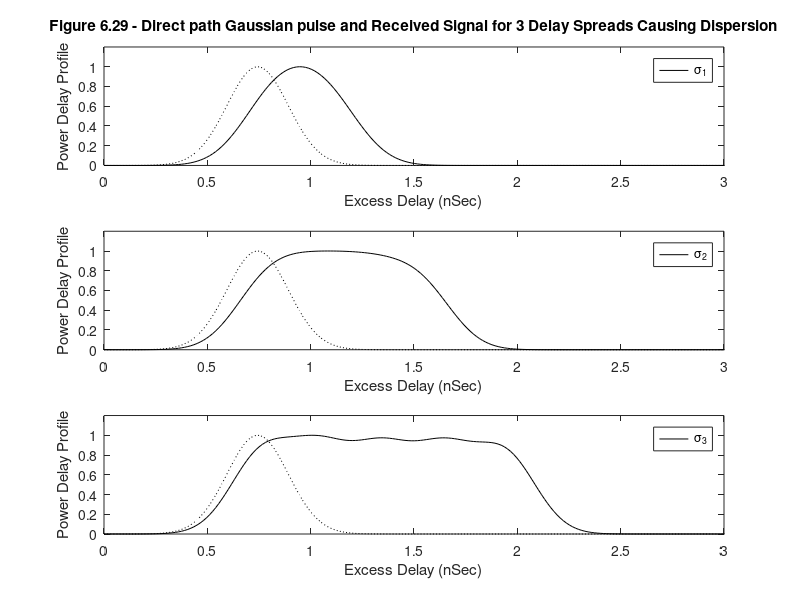

The MATLAB source for this figure:
%%%%%%%%%%%%%%%%%%%%%%%%%%%%%%%%%%%%%%%%%%%%%%%%%%%%%%%%%%%%%
%%                                                         %%
%% ******************************************************  %%
%% * Smart Antennas for Wireless Applications w/ Matlab *  %%
%% ******************************************************  %%
%%                                                         %%
%% Chapter 6: Fig 6.29                                     %%
%%                                                         %%
%% Author: Frank Gross                                     %%
%% McGraw-Hill, 2005                                       %%
%% Date:  9/30/2004                                        %%
%%                                                         %%
%% This code creates Fig 6.29, a plot a direct path        %%
%%     Gaussian pulse and the received signal for three    %%
%%     different delay spreads.                            %%
%%%%%%%%%%%%%%%%%%%%%%%%%%%%%%%%%%%%%%%%%%%%%%%%%%%%%%%%%%%%%      

%%------------------- Define Variables:--------------------%%
% Ts - sampling rate                                        %
% numpulse - Order of Gaussian pulse                        %
% Tmax - maximum time of pulse duration                     %
% pulse - Gaussian pulse                                    %
% time - time axes                                          %
% pulsecompare - vector containing pulse and zero padding   %
% ptot - Total Power delay profile                          %
%%---------------------------------------------------------%%

%%------------------ Given Values ------------------%%

Ts = 2;   numpulse = 5;   Tmax = 15;

time = [0:999]*Tmax/999;

pulse = gausswin(100,5);

pulsecompare = [pulse' zeros(1,length(time) - length(pulse))];

test = [0:4]*Ts/20;

%%----- Determine Power Delay Profile -----%%

for k = 1:3
    
    t = test*k;   ptot = zeros(1,length(time));
    
    for j = 1:numpulse
        index = min(find(time > t(j))) - 1;
        p(j,:) = [zeros(1,index) pulse' zeros(1,length(time) - index - length(pulse))];
        ptot = ptot + p(j,:);
    end
    
    spread = sqrt(sum(t.^2)/numpulse)/Ts;
    
%%----- Plot Results -----%%
    
    subplot(3,1,k)
    plot(time,ptot/max(ptot),'k',time,pulsecompare,'k:')
    legend(['\sigma_',num2str(k)])
    axis([0 Tmax/5 0 1.2])
    xlabel('Excess Delay (nSec)')
    ylabel('Power Delay Profile')
end
subplot(311), title('\bfFigure 6.29 - Direct path Gaussian pulse and Received Signal for 3 Delay Spreads Causing Dispersion')
